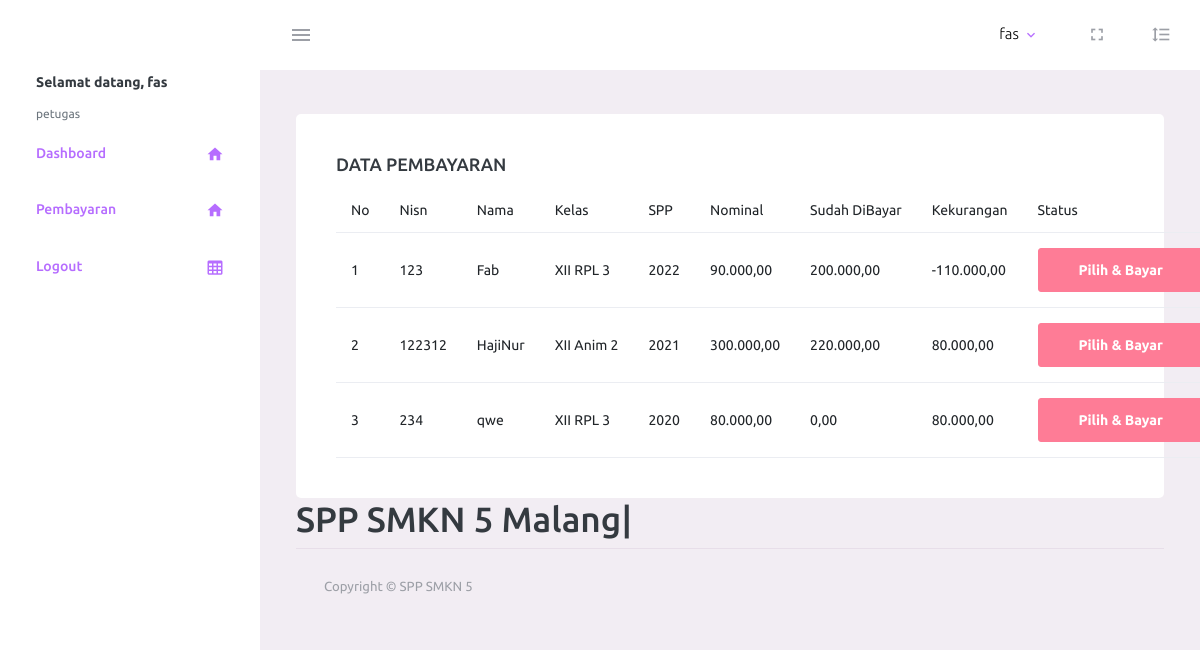
The page /petugas/petugas.php?url=pembayaran (signed in) on the database its author committed.
### tables this page shows
CREATE TABLE `siswa` (
  `nisn` char(10) NOT NULL,
  `nis` char(8) NOT NULL,
  `nama` varchar(35) NOT NULL,
  `id_kelas` int(11) NOT NULL,
  `alamat` text NOT NULL,
  `no_telp` varchar(13) NOT NULL,
  `id_spp` int(11) NOT NULL
);

CREATE TABLE `kelas` (
  `id_kelas` int(11) NOT NULL,
  `nama_kelas` varchar(10) NOT NULL,
  `kompetensi_keahlian` varchar(50) NOT NULL
);

CREATE TABLE `spp` (
  `id_spp` int(11) NOT NULL,
  `tahun` int(11) NOT NULL,
  `nominal` int(11) NOT NULL
);

### petugas/pembayaran.php (the view, shortened to what this page needs)
<div class="col-lg-12">
    <div class="card">
        <div class="card-body">
            <h4 class="card-title">DATA PEMBAYARAN</h4>
            <table class="table table-hover">
                <thead>
                    <tr>
                        <td>No</td>
                        <td>Nisn</td>
                        <td>Nama</td>
                        <td>Kelas</td>
                        <td>SPP</td>
                        <td>Nominal</td>
                        <td>Sudah DiBayar</td>
                        <td>Kekurangan</td>
                        <td>Status</td>
                    </tr>
                </thead>
                <tbody>
                    <?php
                    include '../koneksi.php';
                    $no = 1;
                    $sql = "SELECT * FROM siswa,spp,kelas WHERE siswa.id_kelas=kelas.id_kelas AND siswa.id_spp=spp.id_spp ORDER by nama ASC";
                    $query = mysqli_query($koneksi, $sql);
                    foreach ($query as $data) {
                        $data_pembayaran = mysqli_query($koneksi, "SELECT SUM(jumlah_bayar) as jumlah_bayar FROM pembayaran WHERE nisn='$data[nisn]'");
                        $data_pembayaran = mysqli_fetch_array($data_pembayaran);
                        $sudah_bayar = $data_pembayaran['jumlah_bayar'];
                        $kekurangan = $data['nominal'] - $data_pembayaran['jumlah_bayar'];
                    ?>
                        <tr>
                            <td><?= $no++; ?></td>
                            <td><?= $data['nisn'] ?></td>
                            <td><?= $data['nama'] ?></td>
                            <td><?= $data['nama_kelas'] ?></td>
                            <td><?= $data['tahun'] ?></td>
                            <td><?= number_format($data['nominal'], 2, ',', '.'); ?></td>
                            <td><?= number_format($sudah_bayar, 2, ',', '.'); ?></td>
                            <td><?= number_format($kekurangan, 2, ',', '.'); ?></td>
                            <td>
                                <?php
                                if ($kekurangan == 0) {
                                    echo "<span class='badge text-bg-success'> Sudah Lunas </span>";
                                } else { ?>
                                    <a href="?url=tambah-pembayaran&nisn=<?= $data['nisn'] ?>&kekurangan=<?= $kekurangan ?>" class="btn btn-danger"> Pilih & Bayar</a>
                                <?php } ?>
                            </td>
                        </tr>
                    <?php } ?>
                </tbody>
            </table>
        </div>
    </div>
</div>

### style/template/header.php (shortened to what this page needs)
<!DOCTYPE html>
<html lang="en">
<head>
    <link rel="stylesheet" href="../template/assets/vendors/mdi/css/materialdesignicons.min.css">
    <link rel="stylesheet" href="../template/assets/vendors/css/vendor.bundle.base.css">
    <link rel="stylesheet" href="../template/assets/css/style.css">
    <link rel="stylesheet" href="https://cdnjs.cloudflare.com/ajax/libs/animate.css/4.1.1/animate.min.css" />
</head>

### petugas/petugas.php (shortened to what this page needs)
<?php include('../style/template/header.php') ?>
<body>
    <div class="container-scroller">
        <?php include('../style/template/sidebar3.php') ?>
        <div class="main-panel">
            <div class="content-wrapper">
                <?php
                $file = @$_GET['url'];
                if (empty($file)) {
                } else {
                    include $file . '.php';
                }
                ?>
                <h1><span id="typed" class="typed"></span></h1>
                <?php include('../style/template/footer.php') ?>

### style/template/sidebar3.php (shortened to what this page needs)
<nav class="navbar default-layout-navbar col-lg-12 col-12 p-0 fixed-top d-flex flex-row">
    <div class="text-center navbar-brand-wrapper d-flex align-items-center justify-content-center">
    </div>
    <div class="navbar-menu-wrapper d-flex align-items-stretch">
        <button class="navbar-toggler navbar-toggler align-self-center" type="button" data-toggle="minimize">
            <span class="mdi mdi-menu"></span>
        </button>
        <ul class="navbar-nav navbar-nav-right">
            <li class="nav-item nav-profile dropdown">
                <a class="nav-link dropdown-toggle" id="profileDropdown" href="#" data-bs-toggle="dropdown" aria-expanded="false">
                    <div class="nav-profile-text">
                        <p class="mb-1 text-black"><?php echo $_SESSION['nama_petugas']; ?> </p>
                    </div>
                </a>
            </li>
            <li class="nav-item d-none d-lg-block full-screen-link">
                <a class="nav-link">
                    <i class="mdi mdi-fullscreen" id="fullscreen-button"></i>
                </a>
            </li>
            <li class="nav-item nav-settings d-none d-lg-block">
                <a class="nav-link" href="#">
                    <i class="mdi mdi-format-line-spacing"></i>
                </a>
            </li>
        </ul>
    </div>
</nav>
<div class="container-fluid page-body-wrapper">
    <nav class="sidebar sidebar-offcanvas" id="sidebar">
        <ul class="nav">
            <li class="nav-item nav-profile">
                <div class="nav-profile-text d-flex flex-column">
                    <span class="font-weight-bold mb-2"><?php echo "Selamat datang, " . $_SESSION['nama_petugas']; ?></span>
                    <span class="text-secondary text-small"><?php echo $_SESSION['level']; ?></span>
                </div>
            </li>
            <li class="nav-item">
                <a class="nav-link" href="petugas.php">
                    <span class="menu-title">Dashboard</span>
                    <i class="mdi mdi-home menu-icon"></i>
                </a>
            </li>
            <li class="nav-item">
                <a class="nav-link" href="petugas.php?url=pembayaran">
                    <span class="menu-title">Pembayaran</span>
                    <i class="mdi mdi-home menu-icon"></i>
                </a>
            </li>
            <li class="nav-item">
                <a class="nav-link" href="petugas.php?url=logout">
                    <span class="menu-title">Logout</span>
                    <i class="mdi mdi-table-large menu-icon"></i>
                </a>
            </li>
        </ul>
    </nav>

### style/template/footer.php (shortened to what this page needs)
<footer class="footer">
    <div class="container-fluid d-flex justify-content-between">
        <span class="text-muted d-block text-center text-sm-start d-sm-inline-block">Copyright © SPP SMKN 5</span>
    </div>
</footer>
</div>
</div>
</div>
</body>
</html>

### rows shown on the page
siswa: nisn "123", nama "Fab", id_kelas.nama_kelas "XII RPL 3", id_spp.tahun "2022", id_spp.nominal "90.000,00", sudah_bayar "200.000,00", kekurangan "-110.000,00"
siswa: nisn "122312", nama "HajiNur", id_kelas.nama_kelas "XII Anim 2", id_spp.tahun "2021", id_spp.nominal "300.000,00", sudah_bayar "220.000,00", kekurangan "80.000,00"
siswa: nisn "234", nama "qwe", id_kelas.nama_kelas "XII RPL 3", id_spp.tahun "2020", id_spp.nominal "80.000,00", sudah_bayar "0,00", kekurangan "80.000,00"

### other values the page prints
$_SESSION['nama_petugas'] "fas"
$_SESSION['level'] "petugas"
